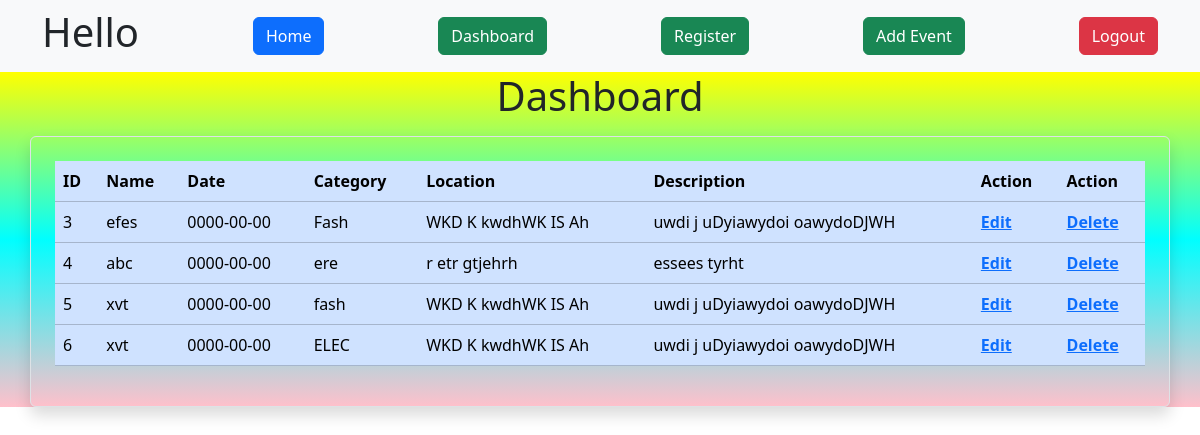
The page /dash.php on the database its author committed.
### tables this page shows
CREATE TABLE `event` (
  `id` int(11) NOT NULL,
  `name` varchar(50) DEFAULT NULL,
  `date` date DEFAULT NULL,
  `category` varchar(50) DEFAULT NULL,
  `location` varchar(50) DEFAULT NULL,
  `description` varchar(50) DEFAULT NULL
);

### dash.php (the view, shortened to what this page needs)
<?php
include 'db.php';
$result=$conn->query('select * from event');
?>
<!doctype html>
<html lang="en" data-bs-theme="light">
    <head>
        <link
            href="https://cdn.jsdelivr.net/npm/bootstrap@5.3.8/dist/css/bootstrap.min.css"
            rel="stylesheet"
        />
    </head>
    <body>
        <header>
         <nav
            class="navbar navbar-expand-sm navbar-light bg-light"
          >
            <div class="container">
              <h1>Hello <?= $_SESSION['uname']; ?></h1>
                <a
                    name=""
                    id=""
                    class="btn btn-primary"
                    href="home.php"
                    role="button"
                    >Home</a
                >
                <a
                    name=""
                    id=""
                    class="btn btn-success"
                    href="dash.php"
                    role="button"
                    >Dashboard</a
                >
                <a
                    name=""
                    id=""
                    class="btn btn-success"
                    href="register.php"
                    role="button"
                    >Register</a
                >
                <a
                    name=""
                    id=""
                    class="btn btn-success"
                    href="insert.php"
                    role="button"
                    >Add Event</a
                >
                <a
                    name=""
                    id=""
                    class="btn btn-danger"
                    href="logout.php"
                    role="button"
                    >Logout</a
                >
            </div>
          </nav>
        </header>
        <main style=background:linear-gradient(yellow,aqua,pink);>
            <h1 class='text-center'>Dashboard</h1>
            <div
                class="container mt-3 p-4 border rounded shadow"
            >
                <div
                    class="table-responsive"
                >
                    <table
                        class="table table-primary"
                    >
                        <thead>
                            <tr>
                                <th scope="col">ID</th>
                                <th scope="col">Name</th>
                                <th scope="col">Date</th>
                                <th scope="col">Category</th>
                                <th scope="col">Location</th>
                                <th scope="col">Description</th>
                                <th scope="col">Action</th>
                                <th scope="col">Action</th>
                            </tr>
                        </thead>
                        <?php
                        while($row=$result->fetch_assoc()){
                        ?>
                        <tbody>
                            <tr class="">
                                <td scope="row"><?= $row['id'];?></td>
                                    <td scope="row"><?= $row['name'];?></td>
                                        <td scope="row"><?= $row['date'];?></td>
                                            <td scope="row"><?= $row['category'];?></td>
                                                <td scope="row"><?= $row['location'];?></td>
                                                    <td scope="row"><?= $row['description'];?></td>
                                                    <th scope="col"><a href="edit.php ?id=<?= $row['id'] ?>">Edit</a></th>
                                                           <th scope="col"><a href="delete.php ?id=<?= $row['id'] ?>">Delete</a></th>
                            </tr>
                          <?php } ?>
                        </tbody>
                    </table>
                </div>
            </div>
        </main>
    </body>
</html>

### rows shown on the page
event: id "3", name "efes", date "0000-00-00", category "Fash", location "WKD K kwdhWK IS Ah", description "uwdi j uDyiawydoi oawydoDJWH"
event: id "4", name "abc", date "0000-00-00", category "ere", location "r etr gtjehrh", description "essees tyrht"
event: id "5", name "xvt", date "0000-00-00", category "fash", location "WKD K kwdhWK IS Ah", description "uwdi j uDyiawydoi oawydoDJWH"
event: id "6", name "xvt", date "0000-00-00", category "ELEC", location "WKD K kwdhWK IS Ah", description "uwdi j uDyiawydoi oawydoDJWH"
